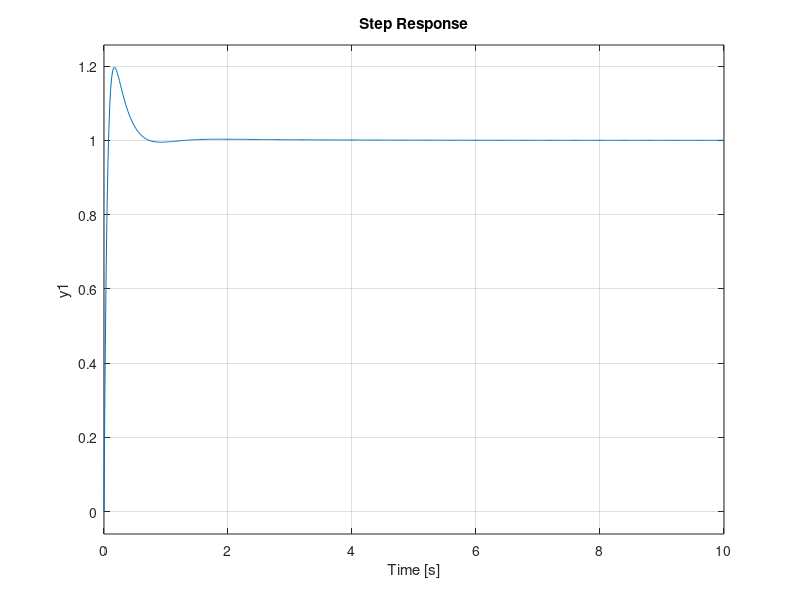

The MATLAB source for this figure:
t_r = 3;     %seconds, or less
t_s = 7.5;   %seconds, or less
zeta_min = 0.78; %or more, up to 1
zeta_max = 0.99;
zeta_add = 1;
zeta = [zeta_min zeta_max zeta_add];

omega_n = 4/(zeta_min*t_s);
omega_d = omega_n*sqrt(1-zeta_min*zeta_min);

s = tf('s');

D = s^5 + 21.608*s^4 - 3.4161*s^3 - 146.9644*s^2 - 138.8722*s;
N = 0.9012*s^4 + 26.2525*s^3 + 149.2205*s^2 + 348.5348*s + 162.0442;

RLSystem = N/D;

figure(1)
%rlocus(RLSystem)
%sgrid(zeta,0)
%[Kk,poles]=rlocfind(RLSystem);
Kk = 28.1
RLSystemUnity = feedback(Kk*RLSystem,1);
step(RLSystemUnity)
